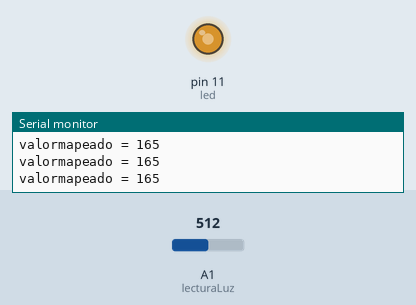
The sketch below on a simulated Arduino Uno, built with avr-gcc and run on an emulated ATmega328P. On the bench: output pins drawn as LEDs (lit = HIGH), the last lines printed to the serial monitor. The inputs (shaded band) are chosen by the test bench; at power-on: A1 (lecturaLuz) = 512.

Above: at 1.2 s.
1.3 s: A1 (lecturaLuz) set to 716
At 2.1 s:
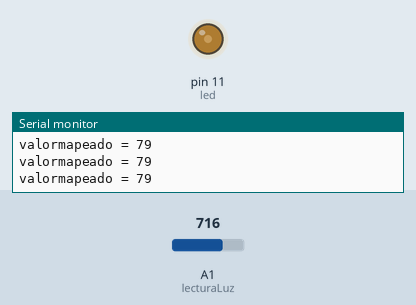
2.8 s: A1 (lecturaLuz) set to 900
At 3.2 s:
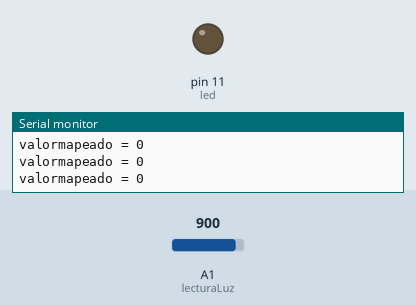
4.3 s: A1 (lecturaLuz) set to 918
At 5.5 s:
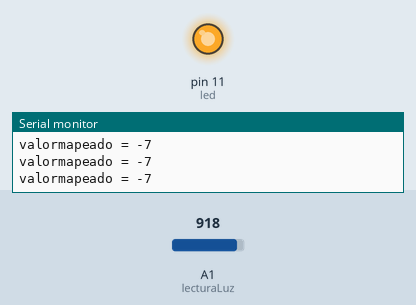
Timing chart, 0 to 7.3 s (numbered marks = the images above; inputs shaded):
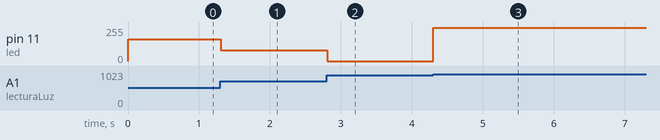

Measured:
- the behaviour switches between 902 and 903 on A1 (lecturaLuz) (found by bisection; images 2 and 3)
- after the input at 1.3 s, pin 11 (led): 165/255 → 79/255 at once
- after the input at 2.8 s, pin 11 (led): 79/255 → 0/255 at once
- after the input at 4.3 s, pin 11 (led): 0/255 → 249/255 at once

The sketch:

ej6-8.ino
```cpp
#define lecturaLuz A1
#define led 11

void setup() {
  Serial.begin(9600);
  pinMode(led, OUTPUT);
}

void loop() {
  int valorLuz = analogRead(lecturaLuz);
  int valorMapeado = map(valorLuz, 300, 900, 255, 0);
  analogWrite(led, valorMapeado);


  Serial.print("valormapeado = " );
  Serial.println(valorMapeado);

}
```
